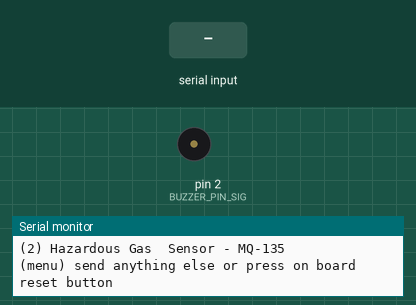
Bench run of a sketch on a simulated Arduino Uno, built with avr-gcc and run on an emulated ATmega328P. Parts: buzzer (waves = sounding, pin HIGH), the last lines printed to the serial monitor. Inputs (shaded band) come from the test bench.

Above: at 0.9 s.
1.0 s: "1" received over Serial
At 1.3 s:
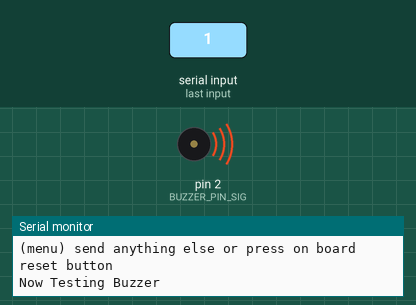
Timing chart, 0 to 10.0 s (numbered marks = the images above; inputs shaded):
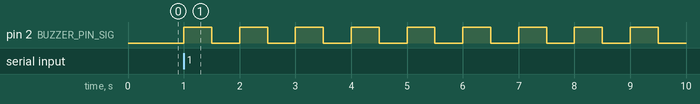

The sketch:

Firmware.ino
```cpp
// Include Libraries
#include "Arduino.h"
#include "Buzzer.h"


// Pin Definitions
#define BUZZER_PIN_SIG	2
#define MQ135_5V_PIN_AOUT	A3


// Global variables and defines

// object initialization
Buzzer buzzer(BUZZER_PIN_SIG);


// define vars for testing menu
const int timeout = 10000;       //define timeout of 10 sec
char menuOption = 0;
long time0;

// Setup the essentials for your circuit to work. It runs first every time your circuit is powered with electricity.
void setup()
{
    // Setup Serial which is useful for debugging
    // Use the Serial Monitor to view printed messages
    Serial.begin(9600);
    while (!Serial) ; // wait for serial port to connect. Needed for native USB
    Serial.println("start");


    menuOption = menu();

}

// Main logic of your circuit. It defines the interaction between the components you selected. After setup, it runs over and over again, in an eternal loop.
void loop()
{


    if(menuOption == '1') {
    // Buzzer - Test Code
    // The buzzer will turn on and off for 500ms (0.5 sec)
    buzzer.on();       // 1. turns on
    delay(500);             // 2. waits 500 milliseconds (0.5 sec). Change the value in the brackets (500) for a longer or shorter delay in milliseconds.
    buzzer.off();      // 3. turns off.
    delay(500);             // 4. waits 500 milliseconds (0.5 sec). Change the value in the brackets (500) for a longer or shorter delay in milliseconds.
    }
    else if(menuOption == '2')
    {
    // Disclaimer: The Hazardous Gas  Sensor - MQ-135 is in testing and/or doesn't have code, therefore it may be buggy. Please be kind and report any bugs you may find.
    }

    if (millis() - time0 > timeout)
    {
        menuOption = menu();
    }

}


// Menu function for selecting the components to be tested
// Follow serial monitor for instrcutions
char menu()
{

    Serial.println(F("\nWhich component would you like to test?"));
    Serial.println(F("(1) Buzzer"));
    Serial.println(F("(2) Hazardous Gas  Sensor - MQ-135"));
    Serial.println(F("(menu) send anything else or press on board reset button\n"));
    while (!Serial.available());

    // Read data from serial monitor if received
    while (Serial.available())
    {
        char c = Serial.read();
        if (isAlphaNumeric(c))
        {

            if(c == '1')
    			Serial.println(F("Now Testing Buzzer"));
    		else if(c == '2')
    			Serial.println(F("Now Testing Hazardous Gas  Sensor - MQ-135 - note that this component doesn't have a test code"));
            else
            {
                Serial.println(F("illegal input!"));
                return 0;
            }
            time0 = millis();
            return c;
        }
    }
}

/*******************************************************

*    Circuito.io is an automatic generator of schematics and code for off
*    the shelf hardware combinations.

*    Copyright (C) 2016 Roboplan Technologies Ltd.

*    This program is free software: you can redistribute it and/or modify
*    it under the terms of the GNU General Public License as published by
*    the Free Software Foundation, either version 3 of the License, or
*    (at your option) any later version.

*    This program is distributed in the hope that it will be useful,
*    but WITHOUT ANY WARRANTY; without even the implied warranty of
*    MERCHANTABILITY or FITNESS FOR A PARTICULAR PURPOSE.  See the
*    GNU General Public License for more details.

*    You should have received a copy of the GNU General Public License
*    along with this program.  If not, see <http://www.gnu.org/licenses/>.

*    In addition, and without limitation, to the disclaimers of warranties
*    stated above and in the GNU General Public License version 3 (or any
*    later version), Roboplan Technologies Ltd. ("Roboplan") offers this
*    program subject to the following warranty disclaimers and by using
*    this program you acknowledge and agree to the following:
*    THIS PROGRAM IS PROVIDED ON AN "AS IS" AND "AS AVAILABLE" BASIS, AND
*    WITHOUT WARRANTIES OF ANY KIND EITHER EXPRESS OR IMPLIED.  ROBOPLAN
*    HEREBY DISCLAIMS ALL WARRANTIES, EXPRESS OR IMPLIED, INCLUDING BUT
*    NOT LIMITED TO IMPLIED WARRANTIES OF MERCHANTABILITY, TITLE, FITNESS
*    FOR A PARTICULAR PURPOSE, NON-INFRINGEMENT, AND THOSE ARISING BY
*    STATUTE OR FROM A COURSE OF DEALING OR USAGE OF TRADE.
*    YOUR RELIANCE ON, OR USE OF THIS PROGRAM IS AT YOUR SOLE RISK.
*    ROBOPLAN DOES NOT GUARANTEE THAT THE PROGRAM WILL BE FREE OF, OR NOT
*    SUSCEPTIBLE TO, BUGS, SECURITY BREACHES, OR VIRUSES. ROBOPLAN DOES
*    NOT WARRANT THAT YOUR USE OF THE PROGRAM, INCLUDING PURSUANT TO
*    SCHEMATICS, INSTRUCTIONS OR RECOMMENDATIONS OF ROBOPLAN, WILL BE SAFE
*    FOR PERSONAL USE OR FOR PRODUCTION OR COMMERCIAL USE, WILL NOT
*    VIOLATE ANY THIRD PARTY RIGHTS, WILL PROVIDE THE INTENDED OR DESIRED
*    RESULTS, OR OPERATE AS YOU INTENDED OR AS MAY BE INDICATED BY ROBOPLAN.
*    YOU HEREBY WAIVE, AGREE NOT TO ASSERT AGAINST, AND RELEASE ROBOPLAN,
*    ITS LICENSORS AND AFFILIATES FROM, ANY CLAIMS IN CONNECTION WITH ANY OF
*    THE ABOVE.
********************************************************/
```

Buzzer.cpp
```cpp
#include "Buzzer.h"

Buzzer::Buzzer(const int pin) : Switchable(pin)
{

}
```

Buzzer.h
```cpp
/** \addtogroup Buzzer
 *  @{
 */
#ifndef BUZZER_H
#define BUZZER_H

#include "Switchable.h"

//solenoid driver class:
class Buzzer : public Switchable {
    public:
        Buzzer(const int pin);
};

#endif //BUZZER_H
 /** @}*/
```

Switchable.cpp
```cpp
#include "Switchable.h"
#include <Arduino.h>

Switchable::Switchable(const int pin) : m_pin(pin)
{
    // Set pin as output
    pinMode(m_pin, OUTPUT);
    // Start state if off
	off();
}

//turn on:
void Switchable::on()
{
	digitalWrite(m_pin, 1); //high
	m_state = true;
}

//turn off:
void Switchable::off()
{
	digitalWrite(m_pin, 0); //low
	m_state = false;
}

void Switchable::toggle()
{
	digitalWrite(m_pin, !m_state); //low
	m_state = !m_state;
}

// dim pin
void Switchable::dim(int dimVal)
{
    analogWrite(m_pin, dimVal);
}

bool Switchable::getState()
{
    return m_state;
}

void Switchable::setState(bool state)
{
    digitalWrite(m_pin, state);
    m_state = state;
}
```

Switchable.h
```cpp
#ifndef _SWITCHABLE_H_
#define _SWITCHABLE_H_

//Base class for output that can be switched on/off via single digital pin:
class Switchable
{
	public:

		// Consturcutor accepts pin number for output
	    Switchable(const int pin);

		// Turn pin on
		void on();

	    // Turn pin off
		void off();

		// Toggle pin
		void toggle();

		// dim pin
		void dim(int dimVal);

		// Get current state
		bool getState();

		// Set state with bool variable
		void setState(bool state);

	private:

		const int m_pin; 	//output pin
		bool m_state;		//current state
};

#endif // _SWITCHABLE_H_
 
```

Measured:
- after the input at 1.0 s, pin 2 (BUZZER_PIN_SIG): alternates HIGH for 0.50 s and LOW for 0.50 s, starting at once
